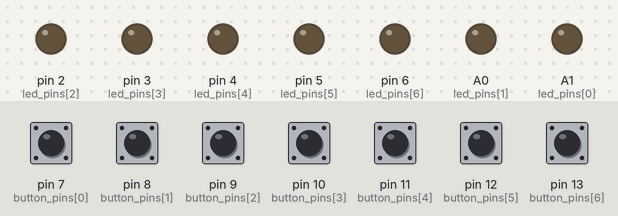
Recording of a sketch running on a simulated Arduino Uno, built with avr-gcc and run on an emulated ATmega328P. Parts: output pins drawn as LEDs (lit = HIGH). Inputs (shaded band) come from the test bench; at power-on: pin 7 (button_pins[0]), pin 8 (button_pins[1]), pin 9 (button_pins[2]), pin 10 (button_pins[3]), pin 11 (button_pins[4]), pin 12 (button_pins[5]), pin 13 (button_pins[6]) LOW. What the sketch prints to the serial monitor is not drawn.

Above: at 1.2 s.
1.3 s: pin 7 (button_pins[0]) pulled HIGH for 0.15 s
At 1.57 s:
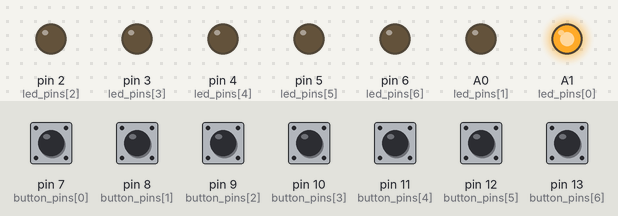
3.1 s: pin 8 (button_pins[1]) pulled HIGH for 0.15 s
At 3.37 s:
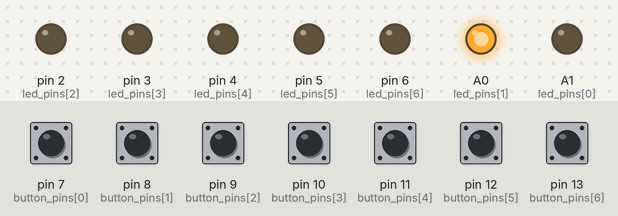
4.9 s: pin 9 (button_pins[2]) pulled HIGH for 0.15 s
At 5.17 s:
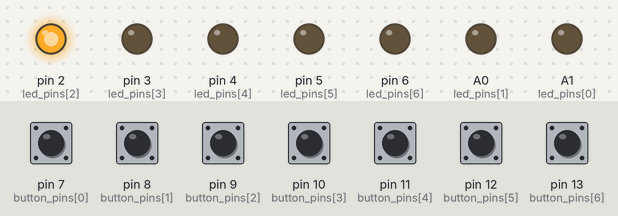
6.7 s: pin 10 (button_pins[3]) pulled HIGH for 0.15 s
At 6.97 s:
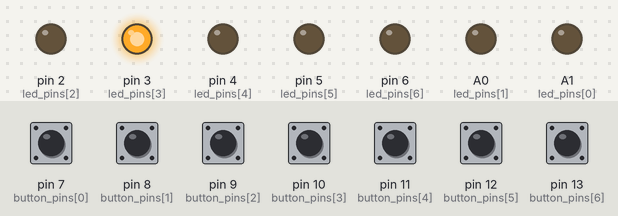
8.5 s: pin 11 (button_pins[4]) pulled HIGH for 0.15 s
At 8.77 s:
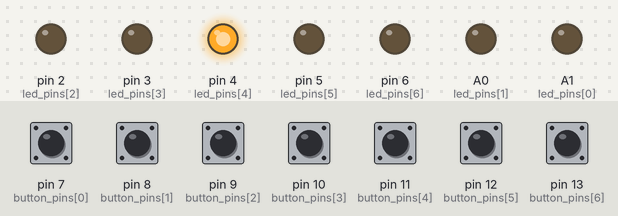
10.3 s: pin 12 (button_pins[5]) pulled HIGH for 0.15 s
At 10.57 s:
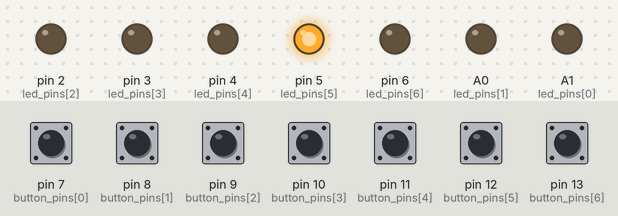
Timing chart, 0 to 13.1 s (numbered marks = the images above; inputs shaded):
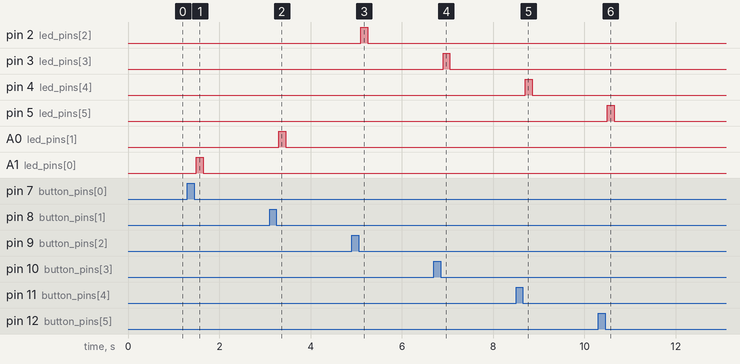

The sketch:

arp.ino
```cpp
const int POSSIBLE_NOTES = 7;
//const int button_pins[] = {13, 12, 11, 10, 9, 8, 7};
const int button_pins[] = {7, 8, 9, 10, 11, 12, 13};

int button_values[] = {0, 0, 0, 0, 0, 0, 0};

const int led_pins[] = {A1, A0, 2, 3, 4, 5, 6};

// active_notes[i] == 1 if note i is active
int active_notes[] = {0, 0, 0, 0, 0, 0, 0};

int next_note = -1;

long previousMillis = 0;
long interval = 150;

void setup(){
  Serial.begin(115200);
  int i = 0;
  for(i = 0; i < POSSIBLE_NOTES; i++){
    pinMode(led_pins[i], OUTPUT);
  }
}

int get_button_value(int i){
  return digitalRead(button_pins[i]);
}

void set_button_values(){
  int i = 0;
  for (i=0; i < POSSIBLE_NOTES; i++){
    button_values[i] = get_button_value(i);
  }
}

void set_active_notes(){
  int i = 0;
  for (i=0; i < POSSIBLE_NOTES; i++){
    if (button_values[i] == 1){
      active_notes[i] = 1;
    }
    else{
      active_notes[i] = 0;
    }
  }
}

// here notes are indicies starting fro 0
int previous_note = -1;

int get_next_note(){
  int next_note = -1;

  // get next active note
  int i;
  for (i = previous_note+1; i < POSSIBLE_NOTES; i++) {
    if (active_notes[i] == 1){
      next_note = i;
      break;
    }
  }
  // if no notes found
  if (next_note == -1){
    // loop from beginning
    for (i = 0; i < previous_note + 1; i++) {
      if (active_notes[i] == 1){
        next_note = i;
        break;
      }
    }
  }

  if(next_note == -1){
    // no active notes
  }

  return next_note;
}

void play_note(int note){
  // if no note to play
  if (note == -1)
  {
    return;
  }
  Serial.print(note);
  //Serial.flush();
}

void start_led(int i){
  if (i == -1) return;
  digitalWrite(led_pins[i], HIGH);
}

// stop single led with previous_note
void stop_leds(){
  int i = 0;
  for(i = 0; i < POSSIBLE_NOTES; i++){
    digitalWrite(led_pins[i], LOW);
  }
}

void loop(){
  unsigned long currentMillis = millis();
  if (currentMillis - previousMillis >= interval){
    play_note(next_note);

    stop_leds();
    start_led(next_note);

    set_button_values();
    set_active_notes();

    next_note = get_next_note();

    previous_note = next_note;
    previousMillis = currentMillis;
  }
}
```

Measured:
- after the input at 1.3 s, A1 (led_pins[0]): LOW → HIGH after 0.20 s, → LOW 0.15 s later
- after the input at 3.1 s, A0 (led_pins[1]): LOW → HIGH after 0.20 s, → LOW 0.15 s later
- after the input at 4.9 s, pin 2 (led_pins[2]): LOW → HIGH after 0.20 s, → LOW 0.15 s later
- after the input at 6.7 s, pin 3 (led_pins[3]): LOW → HIGH after 0.20 s, → LOW 0.15 s later
- after the input at 8.5 s, pin 4 (led_pins[4]): LOW → HIGH after 0.20 s, → LOW 0.15 s later
- after the input at 10.3 s, pin 5 (led_pins[5]): LOW → HIGH after 0.20 s, → LOW 0.15 s later
